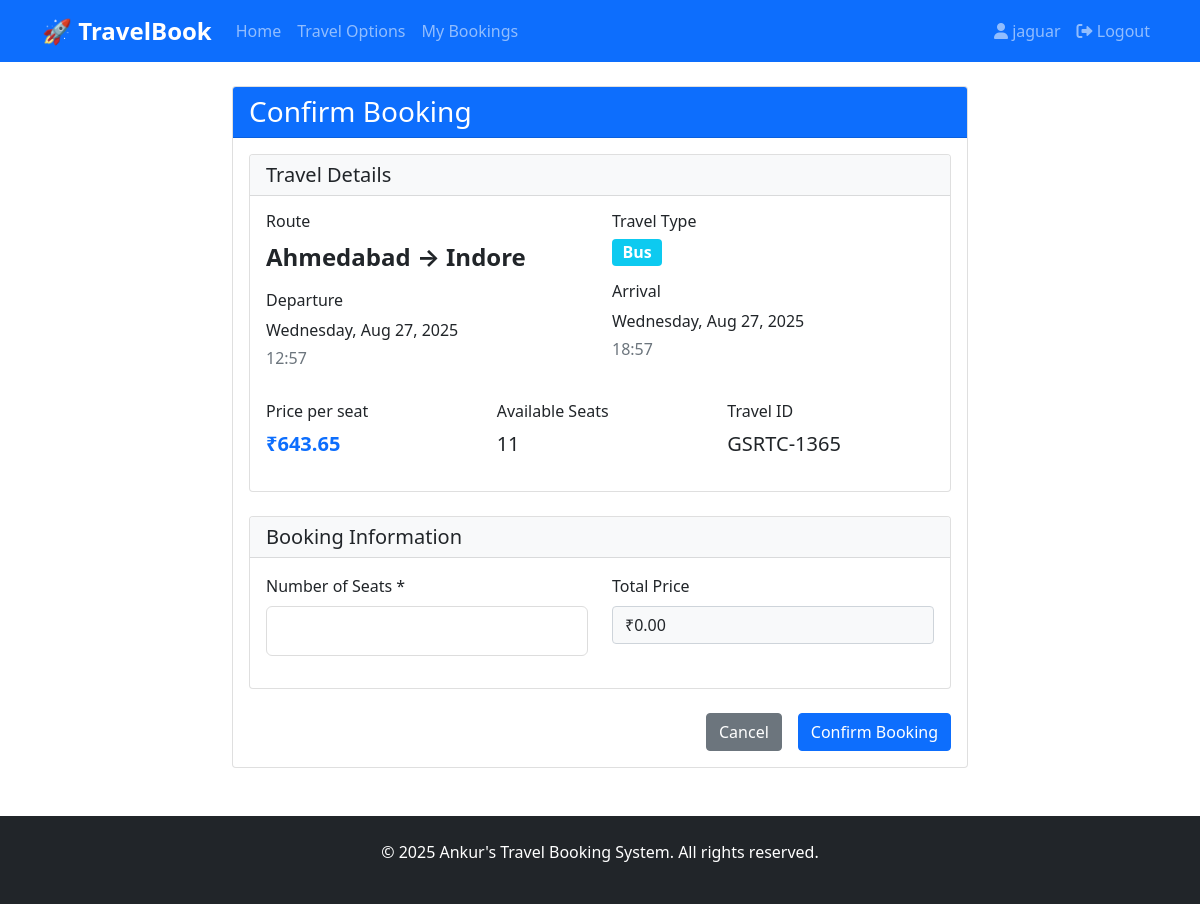
The app's page /book/GSRTC-1365/ (signed in) with its own data.
### booking_app/models.py (models this page shows, shortened)
class TravelOption(models.Model):
    TRAVEL_TYPES = [
        ('flight', 'Flight'),
        ('train', 'Train'),
        ('bus', 'Bus'),
    ]
    travel_id = models.CharField(max_length=50, unique=True)
    travel_type = models.CharField(max_length=10, choices=TRAVEL_TYPES)
    source = models.CharField(max_length=100)
    destination = models.CharField(max_length=100)
    departure_datetime = models.DateTimeField()
    arrival_datetime = models.DateTimeField()
    price = models.DecimalField(
        max_digits=10, decimal_places=2, validators=[MinValueValidator(0)])
    available_seats = models.IntegerField(validators=[MinValueValidator(0)])
    created_at = models.DateTimeField(auto_now_add=True)
    updated_at = models.DateTimeField(auto_now=True)
    class Meta:
        ordering = ['departure_datetime']

### booking_app/views.py (the view)
# urls.py: path('book/<str:travel_id>/', views.book_travel, name='book_travel'),
@login_required
def book_travel(request, travel_id):
    travel_option = get_object_or_404(TravelOption, travel_id=travel_id)
    if request.method == 'POST':
        form = BookingForm(request.POST, travel_option=travel_option)
        if form.is_valid():
            number_of_seats = form.cleaned_data['number_of_seats']
            total_price = travel_option.price * number_of_seats
            booking = Booking(
                user=request.user,
                travel_option=travel_option,
                number_of_seats=number_of_seats,
                total_price=total_price
            )
            booking.save()
            travel_option.available_seats -= number_of_seats
            travel_option.save()
            messages.success(
                request, f'Booking confirmed! Your booking ID is {booking.booking_id}')
            return redirect('booking_list')
    else:
        form = BookingForm(travel_option=travel_option)
    return render(request, 'booking_app/booking_form.html', {
        'form': form,
        'travel_option': travel_option
    })

### booking_app/forms.py (shortened to what this page needs)
class BookingForm(forms.ModelForm):
    class Meta:
        model = Booking
        fields = ['number_of_seats']
        widgets = {
            'number_of_seats': forms.NumberInput(attrs={'min': 1, 'max': 10}),
        }
    def __init__(self, *args, **kwargs):
        self.travel_option = kwargs.pop('travel_option', None)
        super().__init__(*args, **kwargs)

### booking_app/templates/booking_app/booking_form.html (shortened to what this page needs)
{% extends 'booking_app/base.html' %}
{% block content %}
<div class="row justify-content-center">
    <div class="col-md-8">
        <div class="card">
            <div class="card-header bg-primary text-white">
                <h3 class="card-title mb-0">Confirm Booking</h3>
            </div>
            <div class="card-body">
                <div class="card mb-4">
                    <div class="card-header bg-light">
                        <h5 class="card-title mb-0">Travel Details</h5>
                    </div>
                    <div class="card-body">
                        <div class="row">
                            <div class="col-md-6">
                                <h6>Route</h6>
                                <p class="fs-4 fw-bold">{{ travel_option.source }} → {{ travel_option.destination }}</p>
                                <h6>Departure</h6>
                                <p class="mb-1">{{ travel_option.departure_datetime|date:"l, M d, Y" }}</p>
                                <p class="text-muted">{{ travel_option.departure_datetime|time:"H:i" }}</p>
                            </div>
                            <div class="col-md-6">
                                <h6>Travel Type</h6>
                                <span
                                    class="badge {% if travel_option.travel_type == 'flight' %}bg-primary{% elif travel_option.travel_type == 'train' %}bg-success{% else %}bg-info{% endif %} fs-6">
                                    {{ travel_option.get_travel_type_display }}
                                </span>
                                <h6 class="mt-3">Arrival</h6>
                                <p class="mb-1">{{ travel_option.arrival_datetime|date:"l, M d, Y" }}</p>
                                <p class="text-muted">{{ travel_option.arrival_datetime|time:"H:i" }}</p>
                            </div>
                        </div>
                        <div class="row mt-3">
                            <div class="col-md-4">
                                <h6>Price per seat</h6>
                                <p class="fs-5 text-primary fw-bold">₹{{ travel_option.price }}</p>
                            </div>
                            <div class="col-md-4">
                                <h6>Available Seats</h6>
                                <p class="fs-5">{{ travel_option.available_seats }}</p>
                            </div>
                            <div class="col-md-4">
                                <h6>Travel ID</h6>
                                <p class="fs-5">{{ travel_option.travel_id }}</p>
                            </div>
                        </div>
                    </div>
                </div>
                <form method="post">
                    <div class="card mb-4">
                        <div class="card-header bg-light">
                            <h5 class="card-title mb-0">Booking Information</h5>
                        </div>
                        <div class="card-body">
                            <div class="row">
                                <div class="col-md-6">
                                    <div class="mb-3">
                                        <label for="{{ form.number_of_seats.id_for_label }}" class="form-label">
                                            Number of Seats *
                                        </label>
                                        {{ form.number_of_seats }}
                                    </div>
                                </div>
                                <div class="col-md-6">
                                    <div class="mb-3">
                                        <label class="form-label">Total Price</label>
                                        <div class="form-control bg-light">
                                            <span id="total-price">₹0.00</span>
                                        </div>
                                    </div>
                                </div>
                            </div>
                        </div>
                    </div>
                    <div class="d-grid gap-2 d-md-flex justify-content-md-end">
                        <a href="{% url 'travel_list' %}" class="btn btn-secondary me-md-2">Cancel</a>
                        <button type="submit" class="btn btn-primary">Confirm Booking</button>
                    </div>
                </form>
            </div>
        </div>
    </div>
</div>
{% endblock %}

### booking_app/templates/booking_app/base.html (shortened to what this page needs)
<!DOCTYPE html>
<html lang="en">
<head>
    <link href="https://cdn.jsdelivr.net/npm/bootstrap@5.1.3/dist/css/bootstrap.min.css" rel="stylesheet">
    <link href="https://cdnjs.cloudflare.com/ajax/libs/font-awesome/6.0.0/css/all.min.css" rel="stylesheet">
</head>
<body>
    <nav class="navbar navbar-expand-lg navbar-dark bg-primary">
        <div class="container">
            <a class="navbar-brand" href="{% url 'home' %}">🚀 TravelBook</a>
            <div class="collapse navbar-collapse" id="navbarNav">
                <ul class="navbar-nav me-auto">
                    <li class="nav-item">
                        <a class="nav-link" href="{% url 'home' %}">Home</a>
                    </li>
                    <li class="nav-item">
                        <a class="nav-link" href="{% url 'travel_list' %}">Travel Options</a>
                    </li>
                    {% if user.is_authenticated %}
                    <li class="nav-item">
                        <a class="nav-link" href="{% url 'booking_list' %}">My Bookings</a>
                    </li>
                    {% endif %}
                </ul>
                <ul class="navbar-nav">
                    {% if user.is_authenticated %}
                    <li class="nav-item">
                        <a class="nav-link" href="{% url 'profile' %}">
                            <i class="fas fa-user"></i> {{ user.username }}
                        </a>
                    </li>
                    <li class="nav-item">
                        <a class="nav-link" href="{% url 'logout' %}">
                            <i class="fas fa-sign-out-alt"></i> Logout
                        </a>
                    </li>
                    {% endif %}
                </ul>
            </div>
        </div>
    </nav>
    <div class="container mt-4">
        {% block content %}
        {% endblock %}
    </div>
    <footer class="bg-dark text-white text-center py-4 mt-5">
        <div class="container">
            <p>&copy; 2025 Ankur's Travel Booking System. All rights reserved.</p>
        </div>
    </footer>
</body>
</html>

### booking_app/templates/booking_app/base.html (style rules this page uses)
.navbar-brand { font-weight: bold; font-size: 1.5rem; }

### booking_app/templates/booking_app/booking_form.html (style rules this page uses)
input[type="number"] { width: 100%; padding: 0.75rem; border: 1px solid #ddd; border-radius: 0.375rem; }
.bg-light { background-color: #f8f9fa !important; }

### records on screen
TravelOption: source "Ahmedabad", destination "Indore", departure_datetime "Wednesday, Aug 27, 2025", departure_datetime "12:57", travel_type "Bus", arrival_datetime "Wednesday, Aug 27, 2025", arrival_datetime "18:57", price "643.65", available_seats "11", travel_id "GSRTC-1365"

### other values on screen
{{ user.username }} "jaguar"
